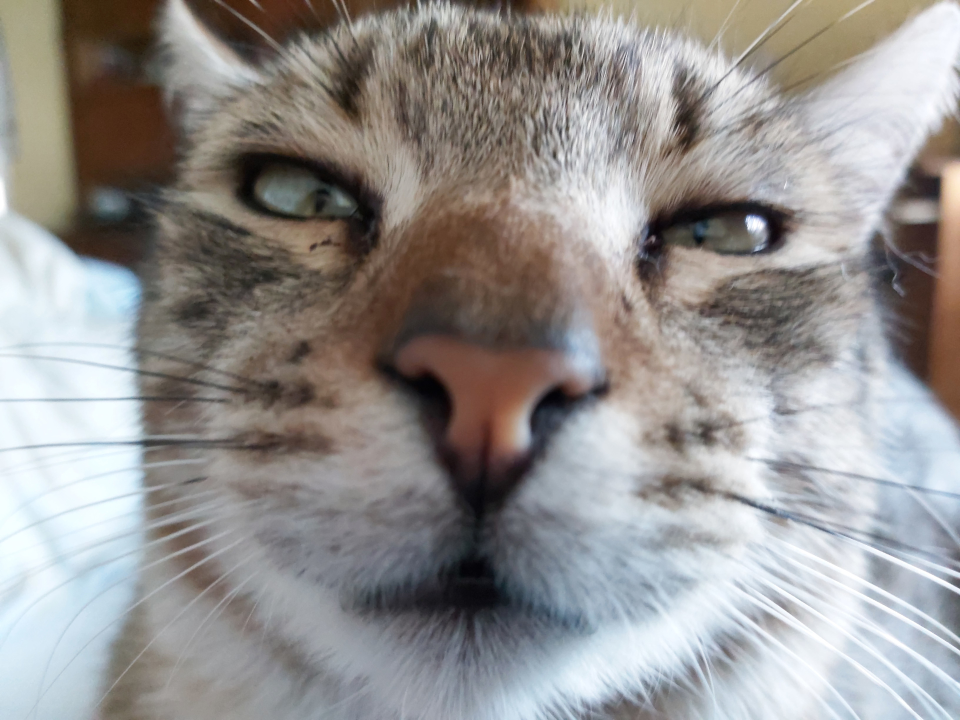
#> input picture image_processing/Images/cat.jpg, 1920 x 1440 px (shown at 1/2 size)
$ jupyter execute img_processing.ipynb   (older library calls are emulated)
#> lines starting #> are read from the running program, lines starting #| are printed output that depends on the picture; after the words box and inside, x2 and y2 are one past the last pixel; in counts of white or black regions, pixels touching at a corner belong together
# Kép betöltése és megjelenítése

[cell 1]
import matplotlib.pyplot as plt
import matplotlib.image as mpimg
import cv2
import numpy as np
from scipy.signal import convolve2d #2D konvolúció
import os
from PIL import Image
from scipy import ndimage

[cell 2]
img = mpimg.imread('Images/cat.jpg')
#> img is the input picture: shape (1440, 1920, 3); mean R, G, B 148.9, 146, 144.4
imgplot = plt.imshow(img)
plt.show()

# Kép vágása

[cell 3]
#image shape (height, width, depth/color)
print(img.shape)
#| (1440, 1920, 3)

[cell 4]
img_cropped = img[0:600, 0:1000, :]
imgplot = plt.imshow(img_cropped)
plt.show()

[cell 5]
print(img_cropped.shape)
#| (600, 1000, 3)

# Kép szürkeárnyalatossá tétele
## Átlagolással

[cell 6]
grey_img = cv2.imread('Images/cat.jpg')

#Transform so Matplotlib can read it correctly
fix_img = cv2.cvtColor(img, cv2.COLOR_BGR2RGB)
plt.title('BGR konvertáció')
plt.imshow(fix_img)

#Matplotlib expects Red Green Blue
#OPENCV reads as Blue Green Red

#the three channels
R, G, B = fix_img[:,:,0], fix_img[:,:,1],fix_img[:,:,2]
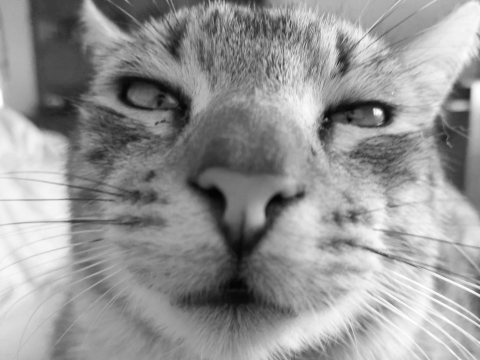
#> B: shape (1440, 1920) (shown at 1/4 size); min 0, max 255, mean 148.9

[cell 7]
gray_avg_img = np.mean(fix_img, axis=2)
plt.imshow(gray_avg_img, cmap='gray')

## Súlyozott átlaggal

[cell 8]
#OpenCV grayscale conversion formula
Y = 0.299 * R + 0.587 * G + 0.114 * B
print(Y)
#> (printed output is left out)

[cell 9]
plt.imshow(Y, cmap='gray')

[cell 10]
#OpenCV function
gray_img_ocv = cv2.imread('Images/cat.jpg', cv2.IMREAD_GRAYSCALE)
#print(gray_img_ocv)

plt.imshow(gray_img_ocv, cmap='gray')

# Hisztogram
## OpenCV

[cell 11]
histg = cv2.calcHist([gray_img_ocv], [0], None, [256], [0, 256])
#> histg = 256 values, max 20710 at index 154, min 0 at index 0, mean 10800
#cv2.calcHist(images, channels, mask, histSize, ranges[, hist[, accumulate]])

plt.xlabel('Intenzitás')
plt.ylabel('Gyakoriság')
plt.title('Szürkeárnyalati hisztogram')
plt.hist(gray_img_ocv.ravel(), 256, [0,256])
plt.show()
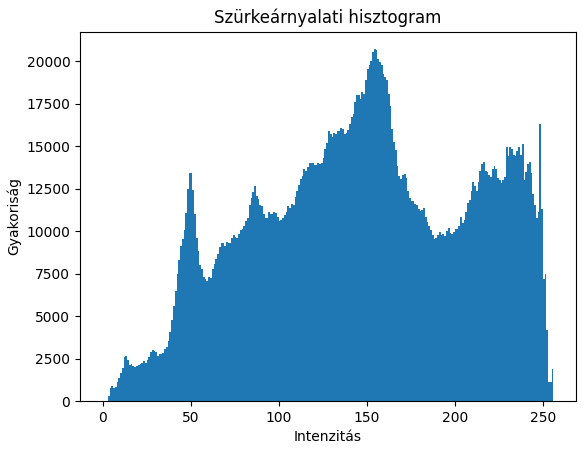
#> figure drawn by matplotlib, 1 panel; tallest bar 20710 high, from x = 154 to 155

## Matplotlib

[cell 12]
hist,bin = np.histogram(gray_avg_img.ravel(), 256, [0,255])
#> hist = 256 values, max 21113 at index 152, min 0 at index 0, mean 10800; bin = 257 values from 0 to 255

plt.plot(hist)
plt.xlabel('Intenzitás')
plt.ylabel('Gyakoriság')
plt.title('Szürkeárnyalati hisztogram')
plt.show()

# Küszöbölés

[cell 13]
_, thresholded_image = cv2.threshold(gray_avg_img, 127, 255, cv2.THRESH_BINARY)
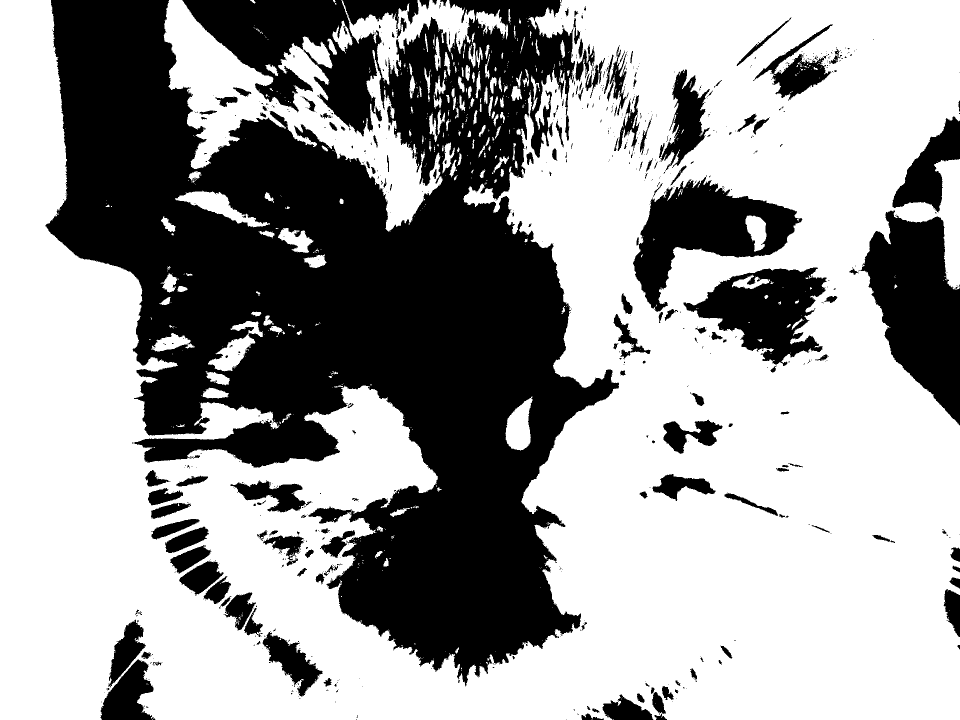
#> thresholded_image: shape (1440, 1920) float64 (shown at 1/2 size); 62.1% white; 832 black regions (653 under 20 px), largest, box (x1, y1, x2, y2) and area: (91, 0, 1238, 1373) 816699, (1722, 421, 1920, 851) 50264, (1266, 351, 1605, 624) 38129

plt.figure()
plt.imshow(thresholded_image, cmap='gray')
plt.axis('off')
plt.title('Globális küszöbölés')
plt.show()

# Átlagoló szűrő
## OpenCV

[cell 14]
kernel_size = (3, 3)  # A szűrő mérete (pl. 3x3)
filtered_image = cv2.blur(img, kernel_size)

plt.figure()
plt.imshow(cv2.cvtColor(filtered_image, cv2.COLOR_BGR2RGB))
plt.axis('off')
plt.title('Átlagoló szűrő (OpenCV)')
plt.show()
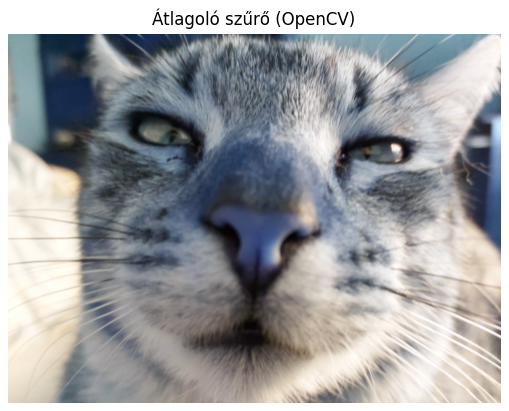
#> figure drawn by matplotlib, 1 panel; B, G, R data is drawn as R, G, B

[cell 15]
def global_threshold_ratio(image, ratio):
    # Kép konvertálása szürkeárnyalatossá
#> called with ratio = 0.6
    gray_image = cv2.cvtColor(image, cv2.COLOR_BGR2GRAY)

    # Küszöbérték meghatározása az adott arány alapján
    threshold_value = np.percentile(gray_image, ratio * 100)
#> threshold_value = 161

    # Küszöbölés
    _, thresholded_image = cv2.threshold(gray_image, threshold_value, 255, cv2.THRESH_BINARY)
#> thresholded_image: shape (1440, 1920); 39.8% white; 791 white regions (669 under 20 px), largest, box (x1, y1, x2, y2) and area: (885, 0, 1920, 1440) 761299, (0, 126, 476, 1440) 261715, (339, 0, 528, 188) 13344

    return thresholded_image


thresh_img = global_threshold_ratio(img, .6)


plt.figure()
plt.imshow(thresh_img, cmap='gray')
plt.axis('off')
plt.title('Globális küszöbölés arányosan')
plt.show()

 Mivel a küszöbérték meghatározása a percentilis pont alapján történik,
 a pontos közelítés függ a kép intenzitáseloszlásától és a kiválasztott aránytól.
 Általánosságban elmondható, hogy minél jobban közelít az intenzitáseloszlás az egyenletes eloszláshoz,
 annál pontosabb lesz a közelítés.

## Kézi implementáció

[cell 16]
image_rgb = cv2.cvtColor(img, cv2.COLOR_BGR2RGB)  # Kép átalakítása RGB formátumba

kernel_size = (3, 3)  # A szűrő mérete (pl. 3x3)
kernel = np.ones(kernel_size) / np.prod(kernel_size)

filtered_image_r = convolve2d(image_rgb[:,:,0], kernel, mode='same', boundary='symm')
filtered_image_g = convolve2d(image_rgb[:,:,1], kernel, mode='same', boundary='symm')
filtered_image_b = convolve2d(image_rgb[:,:,2], kernel, mode='same', boundary='symm')

filtered_image = np.stack((filtered_image_r, filtered_image_g, filtered_image_b), axis=2).astype(np.uint8)

plt.figure()
plt.imshow(filtered_image)
plt.axis('off')
plt.title('Átlagoló szűrő (kézi implementáció)')
plt.show()

## Különböző kernel méretekkel

[cell 17]
def average_filter(image, kernel_size):
    # Átlagoló szűrő alkalmazása
    filtered_image = cv2.blur(image, (kernel_size, kernel_size))
    return filtered_image

# Kép betöltése
img = cv2.imread('Images/blurry.jpg', cv2.IMREAD_GRAYSCALE)
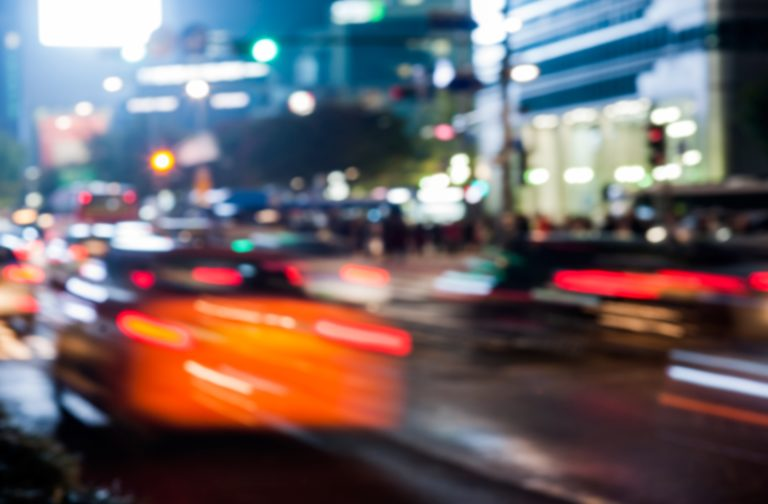
#> input picture image_processing/Images/blurry.jpg, 768 x 504 px
#> img: shape (504, 768)

# Kernel méretek léptetése
start = 3
stop = 101
step = 2
kernel_sizes = list(range(start, stop+1, step))

# Kimeneti mappa létrehozása
output_dir = 'average_filter'
os.makedirs(output_dir, exist_ok=True)

# Átlagolt képek elmentése különböző kernel méretekkel
for kernel_size in kernel_sizes:
    filtered_image = average_filter(img, kernel_size)
    file_name = f'{kernel_size}x{kernel_size}.png'
    file_path = os.path.join(output_dir, file_name)
    cv2.imwrite(file_path, filtered_image)

## Nem négyzetes kernel

[cell 18]
def average_filter(image, kernel):
    # Átlagoló szűrő alkalmazása
    filtered_image = cv2.filter2D(image, -1, kernel)

    return filtered_image

# Kernel definiálása
kernel = np.array([[1/9, 1/9, 1/9],
                   [1/9, 1/9, 1/9],
                   [1/9, 1/9, 1/9]])


# Átlagoló szűrő alkalmazása nem négyzetes kernellel
filtered_image = average_filter(img, kernel)

# Eredmény megjelenítése
fig, axs = plt.subplots(1, 2, figsize=(8, 4))

axs[0].imshow(cv2.cvtColor(img, cv2.COLOR_BGR2RGB))
axs[0].set_title('Eredeti kép')
axs[0].axis('off')

axs[1].imshow(cv2.cvtColor(filtered_image, cv2.COLOR_BGR2RGB))
axs[1].set_title('Átlagolt kép')
axs[1].axis('off')

plt.show()
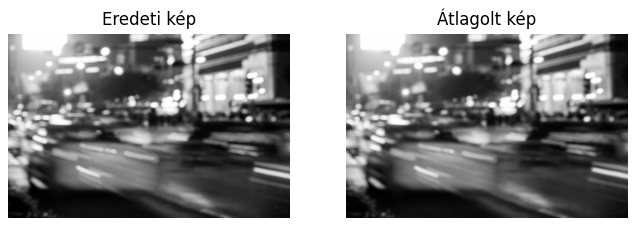
#> figure drawn by matplotlib, 2 panels

A kernel értékeit lineárisan beállítottam 1/9-re,
hogy megfeleljenek egy pontosabb átlagoló szűrőnek.
Ez a kernel súlyozott átlagolást eredményez, amely nem módosítja a kép világosságát.

# Medián szűrés

[cell 19]
def median_filter(image, kernel_size):
    # Mediánszűrő alkalmazása
    filtered_image = cv2.medianBlur(image, kernel_size)

    return filtered_image

# Kernel méretek léptetése
start = 3
stop = 101
step = 2
kernel_sizes = list(range(start, stop+1, step))

# Kimeneti mappa létrehozása
output_dir = 'median_filter'
os.makedirs(output_dir, exist_ok=True)

# Mediánszűrő alkalmazása különböző kernel méretekkel
filtered_images = []
for kernel_size in kernel_sizes:
    filtered_image = median_filter(img, kernel_size)
    filtered_images.append(filtered_image)

    # Eredmények mentése fájlba
    file_name = f'{kernel_size}x{kernel_size}.png'
    file_path = os.path.join(output_dir, file_name)
    cv2.imwrite(file_path, filtered_image)
#> after the loop, filtered_images = 50 items

# Lokális küszöbölés

[cell 20]
def local_threshold_mean(image, kernel_size):
    # Átlagszűrő alkalmazása a küszöbérték meghatározásához
#> called with kernel_size = 25
    blurred_image = cv2.blur(image, (kernel_size, kernel_size))

    # Konvolúció az eredeti képpel
    convolved_image = cv2.filter2D(image, -1, np.ones((kernel_size, kernel_size), dtype=np.float32) / (kernel_size * kernel_size))

    # Lokális küszöbölés az átlag alapján
    thresholded_image = np.where(image > convolved_image, 255, 0).astype(np.uint8)
#> thresholded_image: shape (1440, 1920, 3)

    return thresholded_image

# Lokális küszöbölés alkalmazása
kernel_size = 25
thresholded_image = local_threshold_mean(grey_img, kernel_size)

# Eredmények megjelenítése
fig, axs = plt.subplots(1, 2, figsize=(10, 5))
axs[0].imshow(grey_img, cmap='gray')
axs[0].set_title('Eredeti kép')
axs[0].axis('off')

axs[1].imshow(thresholded_image, cmap='gray')
axs[1].set_title('Lokális küszöbölés átlag alapján')
axs[1].axis('off')

plt.show()

# Élkiemelés
## Roberts filter

[cell 21]
roberts_cross_v = np.array([[1, 0],
                            [0, -1]])

roberts_cross_h = np.array([[0, 1],
                            [-1, 0]])

img = cv2.imread("Images/lines.png", 0).astype('float64')
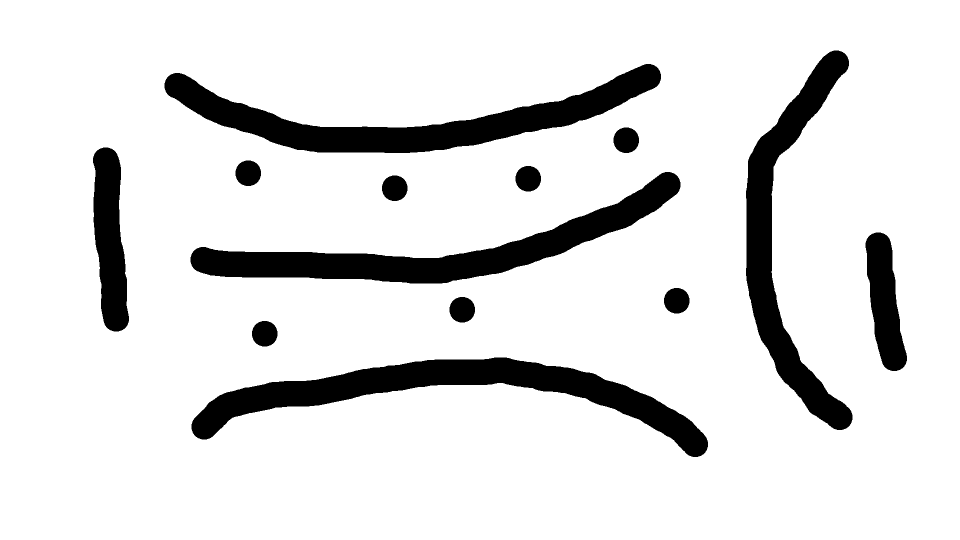
#> input picture image_processing/Images/lines.png, 1920 x 1080 px (shown at 1/2 size)
#> img: shape (1080, 1920) float64; 87.9% white; 13 black regions, largest, box (x1, y1, x2, y2) and area: (383, 715, 1416, 914) 55613, (329, 128, 1322, 306) 52782, (381, 344, 1361, 567) 51730
img /= 255.0
vertical = ndimage.convolve(img, roberts_cross_v)
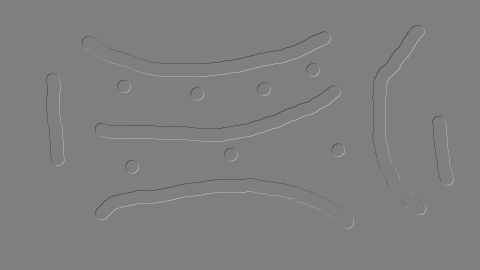
#> vertical: shape (1080, 1920) float64 (shown at 1/4 size); min -1, max 1, mean 0; drawn with min black and max white
horizontal = ndimage.convolve(img, roberts_cross_h)

# Kombináljuk az eredményeket az élek meghatározásához
edges_x = np.abs(vertical).astype(np.uint8)
#> edges_x: shape (1080, 1920); values 0 (black) and 1 (white), 0.5% white in thin lines or dots, all inside (x1, y1, x2, y2) = (185, 100, 1814, 914)
edges_y = np.abs(horizontal).astype(np.uint8)

# Gradiens magnitúdó számítása
gradient_magnitude = np.sqrt(vertical**2 + horizontal**2).astype(np.uint8)

# Eredmények megjelenítése a matplotlib segítségével
plt.figure(figsize=(12, 8))

# Az élek képei
plt.subplot(2, 2, 1)
plt.imshow(edges_x, cmap='gray')
plt.title("Edges in X Direction (Roberts)")
plt.axis("off")

plt.subplot(2, 2, 2)
plt.imshow(edges_y, cmap='gray')
plt.title("Edges in Y Direction (Roberts)")
plt.axis("off")

# Gradiens magnitúdó
plt.subplot(2, 2, 3)
plt.imshow(gradient_magnitude, cmap='gray')
plt.title("Gradient Magnitude (Roberts)")
plt.axis("off")

# Kombinált élek képe
edges_combined = edges_x + edges_y
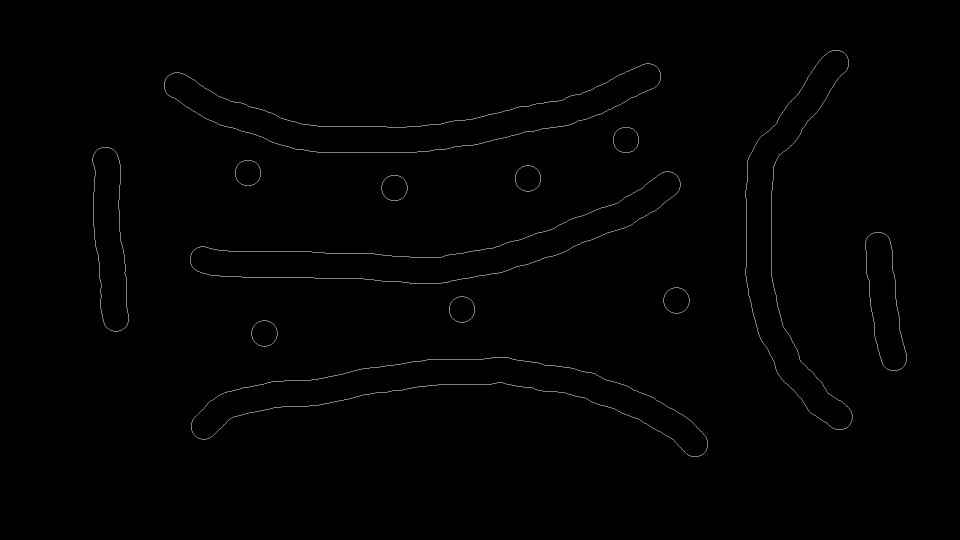
#> edges_combined: shape (1080, 1920) (shown at 1/2 size); min 0, max 2, mean 0.00982; drawn with min black and max white
edges_combined_normalized = cv2.normalize(edges_combined, None, 0, 255, cv2.NORM_MINMAX)
plt.subplot(2, 2, 4)
plt.imshow(edges_combined_normalized, cmap='gray')
plt.title("Combined Edges Image (Roberts)")
plt.axis("off")

plt.tight_layout()
plt.show()
#> further down, input_image is the input picture: shape (1080, 1920, 3); 87.9% white; 13 black regions, largest, box (x1, y1, x2, y2) and area: (383, 715, 1416, 914) 55613, (329, 128, 1322, 306) 52782, (381, 344, 1361, 567) 51730

A kontúrok már teljesen jól látszanak. A számítás hibás volt. Az élek egyesítése hasonló eredményt ad, mint a gradiens magnitúdó, annyi különbséggel hogy a kontúrok így lágyabbak.

## Sobel filter

[cell 22]
def sobel_filter(image):
    # Konvertáljuk a képet szürkeárnyalatosra, ha szükséges
    if len(image.shape) == 3:
        image = cv2.cvtColor(image, cv2.COLOR_BGR2GRAY)
#> image: shape (1080, 1920); 87.9% white; 13 black regions

    # Alkalmazzuk a Sobel szűrőt a képre az x és y irányban
    gradient_x = cv2.Sobel(image, cv2.CV_64F, 1, 0, ksize=3)
    gradient_y = cv2.Sobel(image, cv2.CV_64F, 0, 1, ksize=3)

    # Kombináljuk az eredményeket az élek meghatározásához
    edges_x = np.abs(gradient_x).astype(np.uint8)
    edges_y = np.abs(gradient_y).astype(np.uint8)

    # Gradiens magnitúdó számítása
    gradient_magnitude = np.sqrt(gradient_x**2 + gradient_y**2).astype(np.uint8)

    return edges_x, edges_y, gradient_magnitude

# Kép beolvasása
input_image = cv2.imread("Images/lines.png")

# Sobel szűrő alkalmazása a képre az x és y irányban
edges_x, edges_y, gradient_magnitude = sobel_filter(input_image)

# Eredmények megjelenítése a matplotlib segítségével
plt.figure(figsize=(12, 8))

# Az élek képei
plt.subplot(2, 2, 1)
plt.imshow(edges_x, cmap='gray')
plt.title("Edges in X Direction (Sobel)")
plt.axis("off")

plt.subplot(2, 2, 2)
plt.imshow(edges_y, cmap='gray')
plt.title("Edges in Y Direction (Sobel)")
plt.axis("off")

# Gradiens magnitúdó
plt.subplot(2, 2, 3)
plt.imshow(gradient_magnitude, cmap='gray')
plt.title("Gradient Magnitude (Sobel)")
plt.axis("off")

# Kombinált élek képe
edges_combined = edges_x + edges_y
edges_combined_normalized = cv2.normalize(edges_combined, None, 0, 255, cv2.NORM_MINMAX)
plt.subplot(2, 2, 4)
plt.imshow(edges_combined_normalized, cmap='gray')
plt.title("Combined Edges Image (Sobel)")
plt.axis("off")

plt.tight_layout()
plt.show()

Mint a Roberts szűrővel itt is hasonló eredményt kapunk, mint a gradiens magnitúdó, de a kontúrok jóval erősebbek.

# Élkiemelés konvolúciós mátrixszokkal

[cell 23]
def roberts_filter(image):
    # Konvertáljuk a képet szürkeárnyalatosra, ha szükséges
    if len(image.shape) == 3:
        image = cv2.cvtColor(image, cv2.COLOR_BGR2GRAY)

    # Definiáljuk a Roberts operátorokat
    roberts_x = np.array([[1, 0], [0, -1]])
    roberts_y = np.array([[0, 1], [-1, 0]])

    # Alkalmazzuk a Roberts szűrőt a képre az x és y irányban
    filtered_x = cv2.filter2D(image, -1, roberts_x)
    filtered_y = cv2.filter2D(image, -1, roberts_y)

    # Kombináljuk az eredményeket az élek meghatározásához
    edges_x = np.abs(filtered_x).astype(np.uint8)
    edges_y = np.abs(filtered_y).astype(np.uint8)

    # Gradiens magnitúdó számítása
    gradient_magnitude = np.sqrt(filtered_x**2 + filtered_y**2).astype(np.uint8)

    return edges_x, edges_y, gradient_magnitude, filtered_x, filtered_y

# Kép beolvasása
input_image = cv2.imread("Images/lines.png")

# Roberts szűrő alkalmazása a képre az x és y irányban
edges_x, edges_y, gradient_magnitude, gradient_x, gradient_y = roberts_filter(input_image)

# Eredmények megjelenítése a matplotlib segítségével
plt.figure(figsize=(15, 12))

# Az élek képei
plt.subplot(2, 3, 1)
plt.imshow(edges_x, cmap='gray')
plt.title("Edges in X Direction")
plt.axis("off")

plt.subplot(2, 3, 2)
plt.imshow(edges_y, cmap='gray')
plt.title("Edges in Y Direction")
plt.axis("off")

# Gradiens magnitúdó
plt.subplot(2, 3, 3)
plt.imshow(gradient_magnitude, cmap='gray')
plt.title("Gradient Magnitude")
plt.axis("off")

# Gradiens az x irányban
plt.subplot(2, 3, 4)
plt.imshow(np.abs(gradient_x), cmap='gray')
plt.title("Gradient in X Direction")
plt.axis("off")

# Gradiens az y irányban
plt.subplot(2, 3, 5)
plt.imshow(np.abs(gradient_y), cmap='gray')
plt.title("Gradient in Y Direction")
plt.axis("off")

# Kombinált élek képe
edges_combined = edges_x + edges_y
edges_combined_normalized = cv2.normalize(edges_combined, None, 0, 255, cv2.NORM_MINMAX)
plt.subplot(2, 3, 6)
plt.imshow(edges_combined_normalized, cmap='gray')
plt.title("Combined Edges Image")
plt.axis("off")
plt.tight_layout()
plt.show()

# Blobdetektálás

[cell 24]
def blob_detector(image_path, min_area=100):
    # Kép beolvasása
#> called with image_path = 'Images/blurry.jpg', min_area = 100
    image = cv2.imread(image_path, 0)

    # Binarizálás
    _, binary_image = cv2.threshold(image, 160, 255, cv2.THRESH_BINARY)

    # Kontúrkeresés a binarizált képen
    contours, _ = cv2.findContours(binary_image, cv2.RETR_EXTERNAL, cv2.CHAIN_APPROX_SIMPLE)
#> contours = 41 contours, 5 with area under 20; largest, box (x1, y1, x2, y2) and area: (3, 0, 278, 165) 25973, (508, 52, 721, 220) 20194, (0, 192, 174, 323) 8200, (373, 87, 504, 222) 5859, (469, 0, 619, 83) 5234

    # Szűrés a kontúrokon a kívánt kritériumok alapján (pl. terület)
    filtered_contours = [contour for contour in contours if cv2.contourArea(contour) > min_area]
#> filtered_contours = 32 contours; largest, box (x1, y1, x2, y2) and area: (3, 0, 278, 165) 25973, (508, 52, 721, 220) 20194, (0, 192, 174, 323) 8200, (373, 87, 504, 222) 5859, (469, 0, 619, 83) 5234

    # Blobok kiemelése a képen
    image_with_blobs = cv2.drawContours(image.copy(), filtered_contours, -1, (0, 255, 0), 2)

    return image_with_blobs

# Tesztelés
input_image = "Images/blurry.jpg"
image_with_blobs = blob_detector(input_image)

# Eredmények megjelenítése
plt.imshow(image_with_blobs, cmap='gray')
plt.title('Blobdetektálás')
plt.axis('off')
plt.show()
